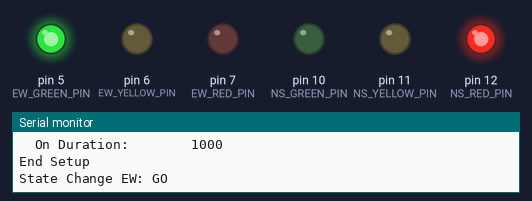
The sketch below on a simulated Arduino Uno, built with avr-gcc and run on an emulated ATmega328P. On the bench: output pins drawn as LEDs (lit = HIGH), the last lines printed to the serial monitor.

Above: at 5.5 s.
At 13.5 s:
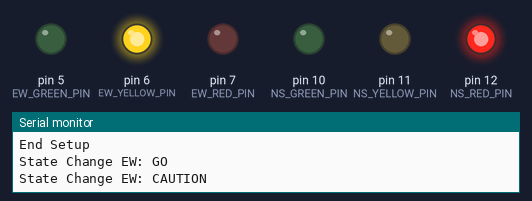
At 16.5 s:
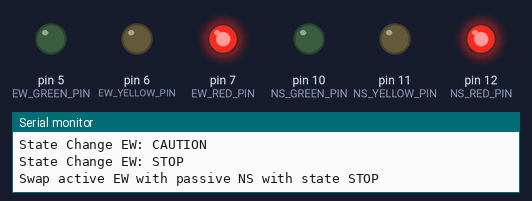
At 22.0 s:
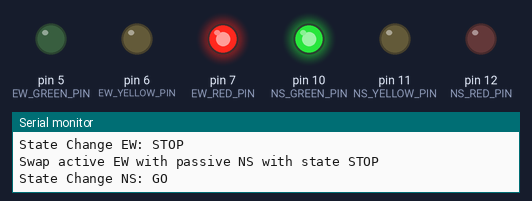
At 29.5 s:
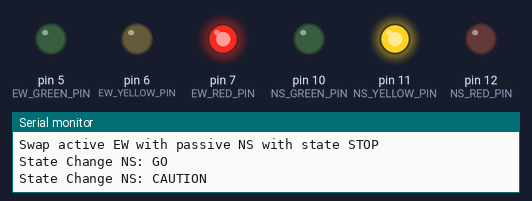
Timing chart, 0 to 41.7 s (numbered marks = the images above):
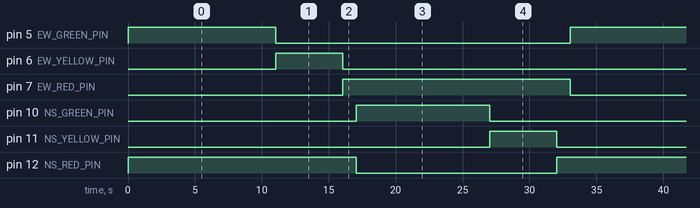

Measured:
- by itself, pin 5 (EW_GREEN_PIN), pin 10 (NS_GREEN_PIN): alternates HIGH for 10.0 s and LOW for 22.0 s
- by itself, pin 6 (EW_YELLOW_PIN), pin 11 (NS_YELLOW_PIN): alternates HIGH for 5.0 s and LOW for 27.0 s
- by itself, pin 7 (EW_RED_PIN), pin 12 (NS_RED_PIN): alternates HIGH for 17.0 s and LOW for 15.0 s

The sketch:

TrafficLightTest.ino
```cpp
/*
 * This will simulate an Intersection comprised of 2 sets of Traffic Lights.
 * One Traffic Light controls the North/South traffic and the other
 * Traffic Light controls the East/West traffic.
 *
 * The Traffic Light will be in control for it's GO and CAUTION states and then
 * transfer control to the other Traffic Light while it is in a STOP state.
 */


enum TrafficLightStates {GO, CAUTION, STOP, READY, TRAFFICLIGHTSTATES_MAX};

typedef struct Light {
  unsigned int  ledPin;       // Pin the Light is attached.
  unsigned long onDuration;   // Time light should be on.
} Light;

typedef struct TrafficLight {
  Light* red;
  Light* yellow;
  Light* green;
  TrafficLightStates currentState;
  char* name;
} TrafficLight;

typedef struct Intersection {
  TrafficLight* activeTrafficLight;
  TrafficLight* passiveTrafficLight;
} Intersection;


// North/South Traffic light
#define NS_RED_PIN    12
#define NS_YELLOW_PIN 11
#define NS_GREEN_PIN  10

Light ns_red    = {NS_RED_PIN,    1000};
Light ns_yellow = {NS_YELLOW_PIN, 5000};
Light ns_green  = {NS_GREEN_PIN, 10000};

TrafficLight ns_trafficLight = {&ns_red, &ns_yellow, &ns_green, STOP, "NS"};

// East/West Traffic light
#define EW_RED_PIN    7
#define EW_YELLOW_PIN 6
#define EW_GREEN_PIN  5

Light ew_red    = {EW_RED_PIN,    1000};
Light ew_yellow = {EW_YELLOW_PIN, 5000};
Light ew_green  = {EW_GREEN_PIN, 10000};

TrafficLight ew_trafficLight = {&ew_red, &ew_yellow, &ew_green, GO, "EW"};

// Intersection
Intersection nsew_intersection = {&ew_trafficLight, &ns_trafficLight};

unsigned long lastStateChange;
unsigned long delayStateChange;
TrafficLightStates nextTrafficLightState;

/************************************
 *
 ************************************/


void setup() {
  Serial.begin(115200);
  intersectionInit(&nsew_intersection);
  lastStateChange = millis();

  printAllValues();

  Serial.println(F("End Setup"));

}

void loop() {
  if (trafficLightSwitchMachine(nsew_intersection.activeTrafficLight)) {

    if (nsew_intersection.activeTrafficLight->currentState == STOP) {
      Serial.print(F("Swap active "));
      Serial.print(nsew_intersection.activeTrafficLight->name);
      Serial.print(F(" with passive "));
      Serial.print(nsew_intersection.passiveTrafficLight->name);
      Serial.print(F(" with state "));
      TrafficLight* hold = nsew_intersection.activeTrafficLight;
      nsew_intersection.activeTrafficLight = nsew_intersection.passiveTrafficLight;
      nsew_intersection.passiveTrafficLight = hold;
      trafficAllOff(nsew_intersection.activeTrafficLight);
      trafficSetState(nsew_intersection.activeTrafficLight, nsew_intersection.activeTrafficLight->currentState);
      //delayStateChange = 0;   // Start next cycle
    }
  }
  delay(50);
}

void printAllValues () {
  printIntersectionValues();
  printTrafficLightValues();
  printLightValues();
}

/************************************
 * Intersection Light Functions
 ************************************/

// Initialize the Traffic Lights involved in an Intersection
void intersectionInit(Intersection* intersection) {
  trafficLightInit(intersection->activeTrafficLight);
  trafficLightInit(intersection->passiveTrafficLight);
}


void printIntersectionValues() {
  char ptr_buffer[30];
  Serial.print(F("NSEW Intersection addr:       "));
  sprintf(ptr_buffer,"%p",&nsew_intersection);
  Serial.print(ptr_buffer);
  Serial.print(F(" - "));
  Serial.println(sizeof(nsew_intersection));
  Serial.print(F("  Active  Traffic Light addr: "));
  sprintf(ptr_buffer,"%p",nsew_intersection.activeTrafficLight);
  Serial.println(ptr_buffer);
  Serial.print(F("  Passive Traffic Light addr: "));
  sprintf(ptr_buffer,"%p",nsew_intersection.passiveTrafficLight);
  Serial.println(ptr_buffer);
  Serial.println();
}

/************************************
 * Traffic Light Functions
 ************************************/

// Initialize a Traffic Light
void trafficLightInit(TrafficLight* trafficLight) {
  Serial.print(F("Init "));
  Serial.print(trafficLight->name);
  Serial.print(F(": "));
  lightInit(trafficLight->red);
  lightInit(trafficLight->yellow);
  lightInit(trafficLight->green);
  trafficAllOff(trafficLight);
  trafficSetState(trafficLight, trafficLight->currentState);
}

// Check to see if it is time to switch the state of the Traffic Light
bool trafficLightSwitchMachine(TrafficLight* trafficLight) {
  bool switchedState = false;
  if (millis() - lastStateChange >= delayStateChange) {
    Serial.print(F("State Change "));
    Serial.print(trafficLight->name);
    Serial.print(F(": "));
    trafficAllOff(trafficLight);
    trafficSetState(trafficLight, nextTrafficLightState);
    lastStateChange = millis();
    switchedState = true;
  }
  return switchedState;
}

void trafficAllOff(TrafficLight* trafficLight) {
  lightOff(trafficLight->red);
  lightOff(trafficLight->yellow);
  lightOff(trafficLight->green);
}

void trafficSetState(TrafficLight* trafficLight, TrafficLightStates nextState) {
  char ptr_buffer[30];

  trafficLight->currentState = nextState;

  switch (trafficLight->currentState) {
    case GO: {
      Serial.println(F("GO"));
      lightOn(trafficLight->green);
      delayStateChange = trafficLight->green->onDuration;
      nextTrafficLightState = CAUTION;
    }
    break;
    case CAUTION: {
      Serial.println(F("CAUTION"));
      lightOn(trafficLight->yellow);
      delayStateChange = trafficLight->yellow->onDuration;
      nextTrafficLightState = STOP;
    }
    break;
    case STOP: {
      Serial.println(F("STOP"));
      lightOn(trafficLight->red);
      delayStateChange = trafficLight->red->onDuration;
      nextTrafficLightState = GO;
    }
    break;
  }
}

void printTrafficLightValues () {
  char ptr_buffer[30];
  Serial.print(F("NS Traffic Light addr: "));
  sprintf(ptr_buffer,"%p",&ns_trafficLight);
  Serial.print(ptr_buffer);
  Serial.print(F(" - "));
  Serial.println(sizeof(ns_trafficLight));
  Serial.print(F("  Name:                "));
  Serial.println(ns_trafficLight.name);
  Serial.print(F("  currentState:        "));
  Serial.println(ns_trafficLight.currentState);
  Serial.print(F("  Green  Light addr:   "));
  sprintf(ptr_buffer,"%p",ns_trafficLight.green);
  Serial.println(ptr_buffer);
  Serial.print(F("  Yellow Light addr:   "));
  sprintf(ptr_buffer,"%p",ns_trafficLight.yellow);
  Serial.println(ptr_buffer);
  Serial.print(F("  Red    Light addr:   "));
  sprintf(ptr_buffer,"%p",ns_trafficLight.red);
  Serial.println(ptr_buffer);
  Serial.println();

  Serial.print(F("EW Traffic Light addr: "));
  sprintf(ptr_buffer,"%p",&ew_trafficLight);
  Serial.print(ptr_buffer);
  Serial.print(F(" - "));
  Serial.println(sizeof(ew_trafficLight));
  Serial.print(F("  Name:                "));
  Serial.println(ew_trafficLight.name);
  Serial.print(F("  currentState:        "));
  Serial.println(ew_trafficLight.currentState);
  Serial.print(F("  Green  Light addr:   "));
  sprintf(ptr_buffer,"%p",ew_trafficLight.green);
  Serial.println(ptr_buffer);
  Serial.print(F("  Yellow Light addr:   "));
  sprintf(ptr_buffer,"%p",ew_trafficLight.yellow);
  Serial.println(ptr_buffer);
  Serial.print(F("  Red    Light addr:   "));
  sprintf(ptr_buffer,"%p",ew_trafficLight.red);
  Serial.println(ptr_buffer);
  Serial.println();

}

/************************************
 * Light Functions
 ************************************/

void lightInit(Light* light) {
  pinMode(light->ledPin, OUTPUT);
  lightOff(light);
}

void lightOn(Light* light) {
  digitalWrite(light->ledPin, HIGH);
}

void lightOff(Light* light) {
  digitalWrite(light->ledPin, LOW);
}

void printLightValues () {
  char ptr_buffer[30];
  Serial.print(F("NS Green  Light addr: "));
  sprintf(ptr_buffer,"%p",&ns_green);
  Serial.print(ptr_buffer);
  Serial.print(F(" - "));
  Serial.println(sizeof(ns_green));
  Serial.print(F("  Led Pin:            "));
  Serial.println(ns_green.ledPin);
  Serial.print(F("  On Duration:        "));
  Serial.println(ns_green.onDuration);
  Serial.println();

  Serial.print(F("NS Yellow Light addr: "));
  sprintf(ptr_buffer,"%p",&ns_yellow);
  Serial.print(ptr_buffer);
  Serial.print(F(" - "));
  Serial.println(sizeof(ns_yellow));
  Serial.print(F("  Led Pin:            "));
  Serial.println(ns_yellow.ledPin);
  Serial.print(F("  On Duration:        "));
  Serial.println(ns_yellow.onDuration);
  Serial.println();

  Serial.print(F("NS Red    Light addr: "));
  sprintf(ptr_buffer,"%p",&ns_red);
  Serial.print(ptr_buffer);
  Serial.print(F(" - "));
  Serial.println(sizeof(ns_red));
  Serial.print(F("  Led Pin:            "));
  Serial.println(ns_red.ledPin);
  Serial.print(F("  On Duration:        "));
  Serial.println(ns_red.onDuration);
  Serial.println();

  Serial.print(F("EW Green  Light addr: "));
  sprintf(ptr_buffer,"%p",&ew_green);
  Serial.print(ptr_buffer);
  Serial.print(F(" - "));
  Serial.println(sizeof(ew_green));
  Serial.print(F("  Led Pin:            "));
  Serial.println(ew_green.ledPin);
  Serial.print(F("  On Duration:        "));
  Serial.println(ew_green.onDuration);
  Serial.println();

  Serial.print(F("EW Yellow Light addr: "));
  sprintf(ptr_buffer,"%p",&ew_yellow);
  Serial.print(ptr_buffer);
  Serial.print(F(" - "));
  Serial.println(sizeof(ew_yellow));
  Serial.print(F("  Led Pin:            "));
  Serial.println(ew_yellow.ledPin);
  Serial.print(F("  On Duration:        "));
  Serial.println(ew_yellow.onDuration);
  Serial.println();

  Serial.print(F("EW Red    Light addr: "));
  sprintf(ptr_buffer,"%p",&ew_red);
  Serial.print(ptr_buffer);
  Serial.print(F(" - "));
  Serial.println(sizeof(ew_red));
  Serial.print(F("  Led Pin:            "));
  Serial.println(ew_red.ledPin);
  Serial.print(F("  On Duration:        "));
  Serial.println(ew_red.onDuration);
  Serial.println();

}
```
